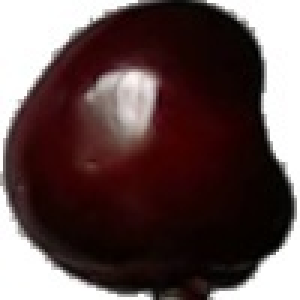
#> input picture dataset_vietnamese/Training/Anh đào 1/r_259_100.jpg, 100 x 100 px (shown 3 times larger); its folder holds only this picture in this run
$ python resize_dataset.py
#> lines starting #> are read from the running program, lines starting #| are printed output that depends on the picture
import os
from PIL import Image
import glob

def resize_dataset(dataset_dir, target_size=(128, 128)):
    """Resize lại tất cả ảnh trong dataset về kích thước mới"""
#> called with dataset_dir = 'dataset_vietnamese/Training', target_size = (128, 128)

    # Duyệt qua từng thư mục lớp
    for class_name in os.listdir(dataset_dir):
        class_path = os.path.join(dataset_dir, class_name)
        if not os.path.isdir(class_path):
            continue

        print(f"Đang xử lý thư mục: {class_name}")

        # Duyệt qua từng ảnh
        image_files = glob.glob(os.path.join(class_path, "*.jpg")) + \
                     glob.glob(os.path.join(class_path, "*.jpeg")) + \
                     glob.glob(os.path.join(class_path, "*.png"))

        for img_path in image_files:
            try:
                img = Image.open(img_path).convert('RGB')
#> img is the input picture: PIL image 100x100 RGB; mean R, G, B 97.1, 78.4, 77.8
                if img.size != target_size:
                    img_resized = img.resize(target_size, Image.LANCZOS)
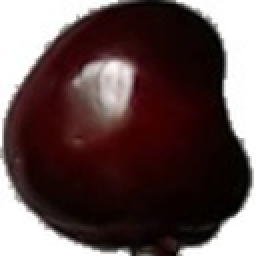
#> img_resized: PIL image 128x128 RGB (shown 2 times larger); mean R, G, B 97, 78.4, 77.8
#> pass 3 of the loop in resize_dataset, `for class_name in os.listdir(dataset_dir):`:
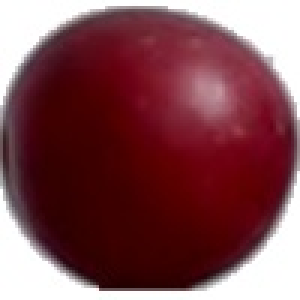
#> input picture dataset_vietnamese/Training/Anh đào Sáp Màu đỏ 1/r_137_100.jpg, 100 x 100 px (shown 3 times larger)
#> in resize_dataset, img is the input picture: PIL image 100x100 RGB; mean R, G, B 128.5, 76.1, 82.4
#> in resize_dataset, `img_resized = img.resize(target_size, Image.LANCZOS)`:
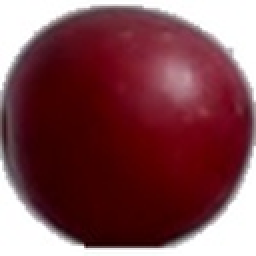
#> img_resized: PIL image 128x128 RGB (shown 2 times larger); mean R, G, B 128.4, 76, 82.3
                    img_resized.save(img_path, quality=95)
            except Exception as e:
                print(f"Lỗi xử lý ảnh {img_path}: {e}")

# Sử dụng hàm
print("Đang resize dataset Training...")
resize_dataset("dataset_vietnamese/Training", target_size=(128, 128))

print("Đang resize dataset Test...")
resize_dataset("dataset_vietnamese/Test", target_size=(128, 128))
#> (the run stopped early here; a loop or call above may not have finished)
